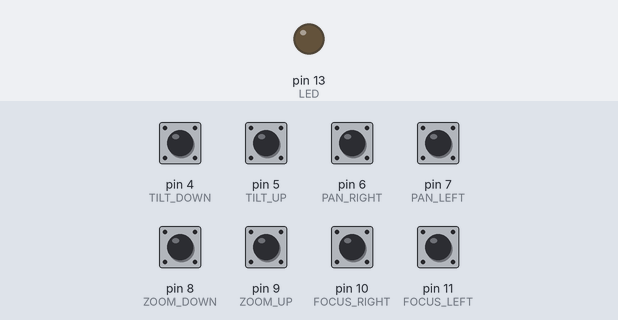
Bench run of a sketch on a simulated Arduino Uno, built with avr-gcc and run on an emulated ATmega328P. On the bench: output pins drawn as LEDs (lit = HIGH). The inputs (shaded band) are chosen by the test bench; at power-on: pin 4 (TILT_DOWN), pin 5 (TILT_UP), pin 6 (PAN_RIGHT), pin 7 (PAN_LEFT), pin 8 (ZOOM_DOWN), pin 9 (ZOOM_UP), pin 10 (FOCUS_RIGHT), pin 11 (FOCUS_LEFT) HIGH. What the sketch prints to the serial monitor is not drawn.

Above: at 3.7 s.
3.8 s: pin 4 (TILT_DOWN) pulled LOW for 0.15 s
At 3.88 s:
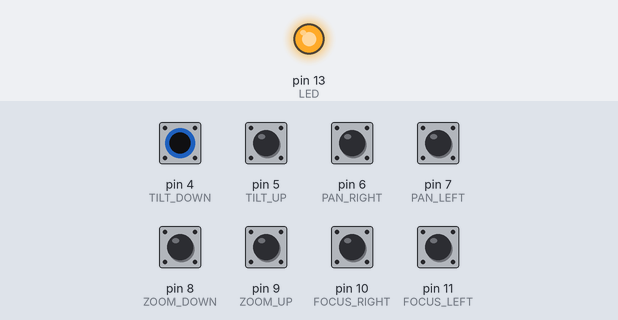
5.4 s: pin 5 (TILT_UP) pulled LOW for 1 s
At 7.1 s:
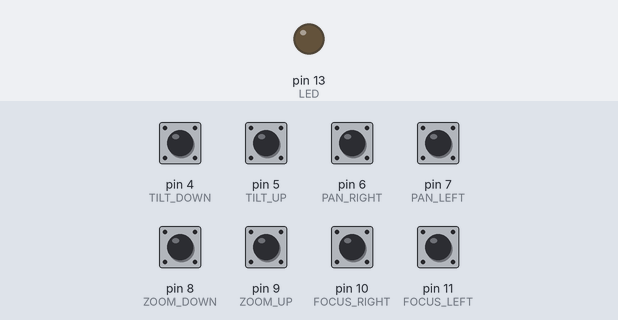
7.9 s: pin 8 (ZOOM_DOWN) pulled LOW for 0.15 s
At 7.97 s:
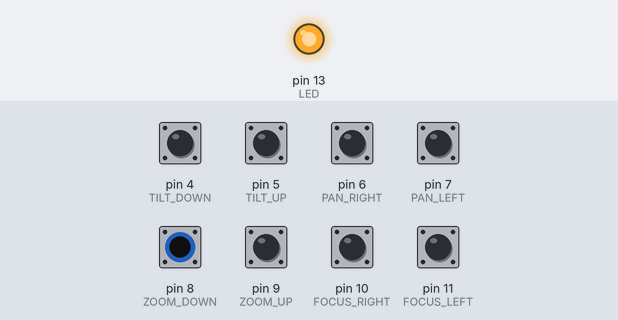
9.5 s: pin 9 (ZOOM_UP) pulled LOW for 1 s
At 11.6 s:
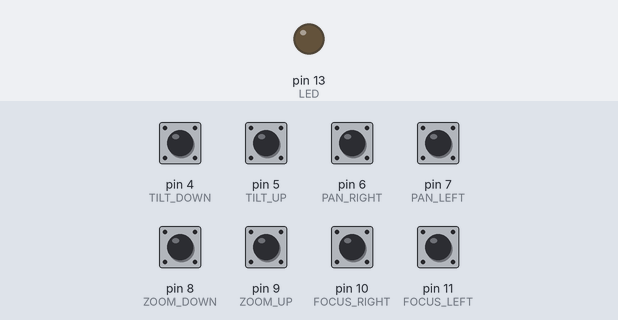
12.0 s: pin 10 (FOCUS_RIGHT) pulled LOW for 0.15 s
At 12.08 s:
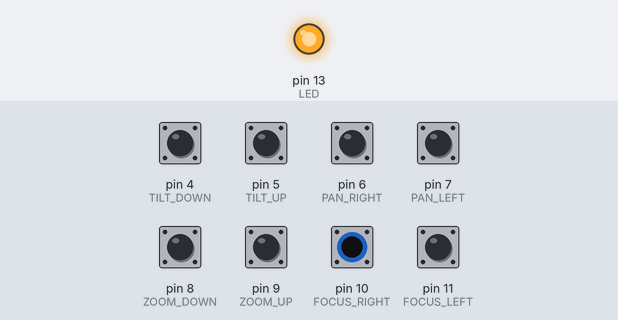
13.6 s: pin 11 (FOCUS_LEFT) pulled LOW for 1 s
At 15.7 s:
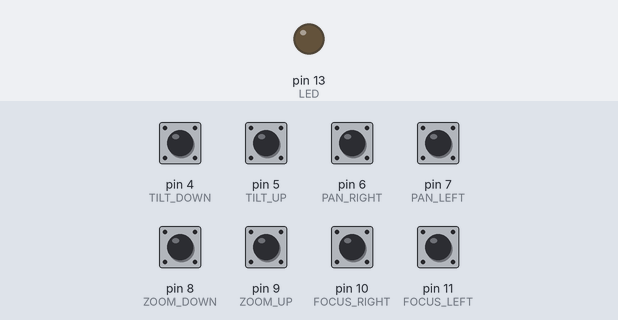
Timing chart, 0 to 17.1 s (numbered marks = the images above; inputs shaded):
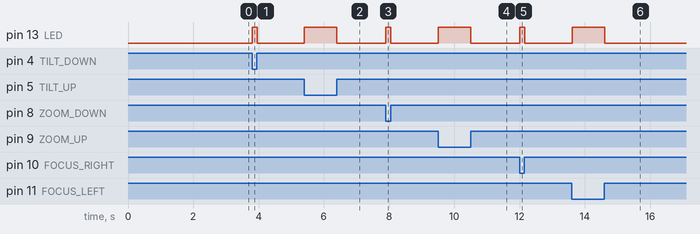

Measured:
- after the input at 3.8 s, pin 13 (LED): LOW → HIGH at once, → LOW 0.15 s later
- after the input at 5.4 s, pin 13 (LED): LOW → HIGH at once, → LOW 1.0 s later
- after the input at 7.9 s, pin 13 (LED): LOW → HIGH at once, → LOW 0.15 s later
- after the input at 9.5 s, pin 13 (LED): LOW → HIGH at once, → LOW 1.0 s later
- after the input at 12.0 s, pin 13 (LED): LOW → HIGH at once, → LOW 0.15 s later
- after the input at 13.6 s, pin 13 (LED): LOW → HIGH at once, → LOW 1.0 s later

The sketch:

robocam_control.ino
```cpp
/*
// ROBOCAM CONTROL
 // Authored by Cameron Browning at the American Museum of Natural History
 // 04-26-2013
 */


// define input pins
#define TILT_DOWN 4
#define TILT_UP 5
#define PAN_RIGHT 6
#define PAN_LEFT 7
#define ZOOM_DOWN 8
#define ZOOM_UP 9
#define FOCUS_RIGHT 10
#define FOCUS_LEFT 11

#define NUM_INPUTS 8

// led pin
#define LED 13


// if something goes wrong, set this to true and plug the arduino into a serial monitor
// just dont forget that you need to take the RS232 shield off. Then remember to set this
// to false in production
#define DEBUG_MODE false

// if you set this to true, the pedestal will revert to the center
// when the power is cycled on the Robocam Control hardware.
#define DAILY_RESET false

// list of input pins
int inputPins [] = {
  TILT_DOWN, TILT_UP, PAN_RIGHT, PAN_LEFT, ZOOM_DOWN, ZOOM_UP, FOCUS_LEFT, FOCUS_RIGHT};

// CAMERA MESSAGES

// set host control
byte hostControl_bytes [] = {
  0xFF,0x30,0x30,0x00,0x90,0x30,0xEF};
// cascade off (no multicam control)
byte cascadeOff0_bytes [] = {
  0xFF, 0x30 , 0x30 , 0x00 , 0x8F , 0x30 , 0xEF};
byte cascadeOff1_bytes [] = {
  0xFF, 0x30 , 0x30 , 0x00 , 0x8F , 0x31 , 0xEF};
// Auto exposure
byte autoExposure_bytes [] = {
  0xFF , 0x30 , 0x30 , 0x00 , 0xA5 , 0x32 , 0xEF};
// white balance normal
byte whiteBalNormal_bytes [] = {
  0xFF , 0x30 , 0x30 , 0x00 , 0xA7 , 0x30 , 0xEF};
// pedestal init 1 (center camera)
byte pedestalInit1_bytes [] = {
  0xFF , 0x30 , 0x31 , 0x00 , 0x58 , 0x30 , 0xEF};
// pedestal init 2 (return to original position)
byte pedestalInit2_bytes [] = {
  0xFF , 0x30 , 0x31 , 0x00 , 0x58 , 0x31 , 0xEF};
// pan left
byte panLeft_bytes [] = {
  0xFF , 0x30 , 0x31 , 0x00 , 0x53 , 0x32 , 0xEF};
// pan right
byte panRight_bytes [] = {
  0xFF , 0x30 , 0x31 , 0x00 , 0x53 , 0x31 , 0xEF};
// pan/tilt stop
byte panTiltStop_bytes [] = {
  0xFF , 0x30 , 0x31 , 0x00 , 0x60 , 0x30, 0x30 , 0xEF};
// tilt up
byte tiltUp_bytes [] = {
  0xFF , 0x30 , 0x31 , 0x00 , 0x53 , 0x33 , 0xEF};
// tilt down
byte tiltDown_bytes [] = {
  0xFF , 0x30 , 0x31 , 0x00 , 0x53 , 0x34 , 0xEF};
// zoom in
byte zoomTele_bytes [] = {
  0xFF , 0x30 , 0x31 , 0x00 , 0xA2 , 0x32 , 0xEF};
// zoom out
byte zoomWide_bytes [] = {
  0xFF , 0x30 , 0x31 , 0x00 , 0xA2 , 0x31 , 0xEF};
// zoom stop
byte zoomStop_bytes [] = {
  0xFF , 0x30 , 0x31 , 0x00 , 0xA2 , 0x30 , 0xEF};
// focus near
byte focusNear_bytes [] = {
  0xFF , 0x30 , 0x31 , 0x00 , 0xA1 , 0x32 , 0xEF};
// focus far
byte focusFar_bytes [] = {
  0xFF , 0x30 , 0x31 , 0x00 , 0xA1 , 0x33 , 0xEF};
// focus stop
byte focusStop_bytes [] = {
  0xFF , 0x30 , 0x31 , 0x00 , 0xA1 , 0x31 , 0xEF};

// joystick axis states
// with these, 0 means nothing, 1 means left or down, 2 means right or up
byte focusState = 0;
byte zoomState = 0;
byte panState = 0;
byte tiltState = 0;
// joystick axis comparisons
byte prevFocus = 0;
byte prevZoom = 0;
byte prevPan = 0;
byte prevTilt = 0;


void setup() {

  // set the pin modes
  for(int i=0;i< NUM_INPUTS; i++){
    pinMode(inputPins[i],INPUT_PULLUP);
  }
  pinMode(LED,OUTPUT);

  // set up the serial
  Serial.begin(9600);

  // wait for it, just to be safe
  waitForSerial();

  // send the camera it's startup messages
  initializeCamera();
  // LED off
  digitalWrite(LED,LOW);

}

// the loop routine runs over and over again forever:
void loop() {
  waitForSerial();  // safety

  // check the sticks
  monitorLeftStick();
  monitorRightStick();

  // light up the LED if anythings on.
  if(isAnyStickInUse()){
    digitalWrite(LED,HIGH);
  }
  else {
    digitalWrite(LED,LOW);
  }
  delay(10);        // delay in between reads for stability

}

boolean isAnyStickInUse(){
  int stateTotals = focusState+zoomState+panState+tiltState;
  if(stateTotals>0){
    return true;
  }
  else {
    return false;
  }
}


void debugStatus(String action, byte dir, boolean xaxis){
  if(DEBUG_MODE){
    String msg = action;
    String oneMsg, twoMsg;
    if(xaxis){
      oneMsg = " left";
      twoMsg = " right";
    }
    else {
      oneMsg = " down";
      twoMsg = " up";
    }
    dir == 0 ? msg += " stop" : dir == 1 ? msg += oneMsg : msg += twoMsg;
    Serial.println(msg);
  }
}

void doZoom(byte dir){
  // dir indicates direction
  // 0: error
  // 1: down
  // 2: up
  debugStatus("zoom",dir, false);
  switch(zoomState){
  case 0:
    Serial.write(zoomStop_bytes,sizeof(zoomStop_bytes));
    break;
  case 1:
    Serial.write(zoomWide_bytes,sizeof(zoomWide_bytes));
    break;
  case 2:
    Serial.write(zoomTele_bytes,sizeof(zoomTele_bytes));
    break;
  }
}
void doFocus(byte dir){
  // dir indicates direction
  // 0: error
  // 1: left
  // 2:right
  debugStatus("focus",dir,true);

  switch(focusState){
  case 0:
    Serial.write(focusStop_bytes,sizeof(focusStop_bytes));
    break;
  case 1:
    Serial.write(focusNear_bytes,sizeof(focusNear_bytes));
    break;
  case 2:
    Serial.write(focusFar_bytes,sizeof(focusFar_bytes));
    break;
  }

}
void doPan(byte dir){
  // dir indicates direction
  // 0: error
  // 1: left
  // 2:right
  debugStatus("pan",dir,true);

  switch(panState){
  case 0:
    Serial.write(panTiltStop_bytes,sizeof(panTiltStop_bytes));
    break;
  case 1:
    Serial.write(panLeft_bytes,sizeof(panLeft_bytes));
    break;
  case 2:
    Serial.write(panRight_bytes,sizeof(panRight_bytes));
    break;
  }

}
void doTilt(byte dir){
  // dir indicates direction
  // 0: error
  // 1: down
  // 2: up
  //TO DO: IMPLEMENT
  debugStatus("tilt",dir,false);
  switch(tiltState){
  case 0:
    Serial.write(panTiltStop_bytes,sizeof(panTiltStop_bytes));
    break;
  case 1:
    Serial.write(tiltDown_bytes,sizeof(tiltDown_bytes));
    break;
  case 2:
    Serial.write(tiltUp_bytes,sizeof(tiltUp_bytes));
    break;
  }
}

void monitorLeftStick(){
  // Zoom and Focus

  // remember, reverse logic
  if(!digitalRead(ZOOM_DOWN)){
    zoomState = 1;
  }
  else if(!digitalRead(ZOOM_UP)){
    zoomState = 2;
  }
  else {
    zoomState = 0;
  }


  if(!digitalRead(FOCUS_LEFT)){
    focusState = 1;
  }
  else if(!digitalRead(FOCUS_RIGHT)){
    focusState = 2;
  }
  else {
    focusState = 0;
  }

  if(prevZoom!=zoomState){
    doZoom(zoomState);
  }
  if(prevFocus!=focusState){
    doFocus(focusState);
  }

  prevZoom = zoomState;
  prevFocus = focusState;


}
void monitorRightStick(){
  // Pan and tilt

  // remember, reverse logic
  if(!digitalRead(TILT_DOWN)){
    tiltState = 1;
  }
  else if(!digitalRead(TILT_UP)){
    tiltState = 2;
  }
  else {
    tiltState = 0;
  }
  if(!digitalRead(PAN_LEFT)){
    panState = 1;
  }
  else if(!digitalRead(PAN_RIGHT)){
    panState = 2;
  }
  else {
    panState = 0;
  }

  if(prevTilt!=tiltState){
    doTilt(tiltState);
  }
  if(prevPan!=panState){
    doPan(panState);
  }

  prevPan = panState;
  prevTilt = tiltState;


}

void initializeCamera(){
  // needs at least 300ms in between messages during init...
  Serial.write(hostControl_bytes,7);
  delay(500);
  Serial.write(cascadeOff0_bytes,7);
  delay(500);
  Serial.write(cascadeOff1_bytes,7);
  delay(500);
  Serial.write(autoExposure_bytes,7);
  delay(500);
  Serial.write(whiteBalNormal_bytes,7);
  delay(500);
  if(DAILY_RESET){
    Serial.write(pedestalInit1_bytes,7);
  }
  else {
    Serial.write(pedestalInit2_bytes,7);
  }
}

void waitForSerial(){
  while (Serial.available() > 0) {
    // read the incoming byte:
    byte incomingByte = Serial.read();
    // do nothing...
  }
}
```
